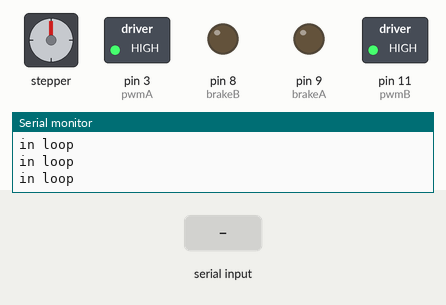
This sketch was run on a simulated Arduino Uno, built with avr-gcc and run on an emulated ATmega328P. Shown: stepper motor, switched loads named in the sketch (green lamp = pin HIGH), output pins drawn as LEDs (lit = HIGH), the last lines printed to the serial monitor. Inputs (shaded band) come from the test bench. Stepper angles assume 200 steps per turn.

Above: at 1.2 s.
1.3 s: byte 30 received over Serial
At 1.75 s:
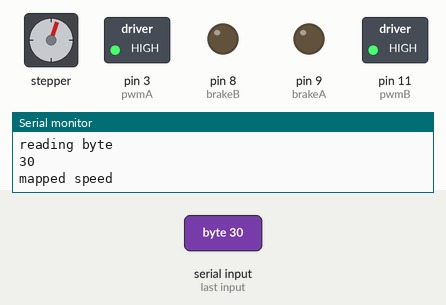
At 2.36 s:
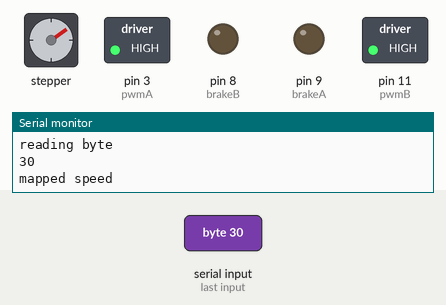
7.3 s: byte 90 received over Serial
At 8.11 s:
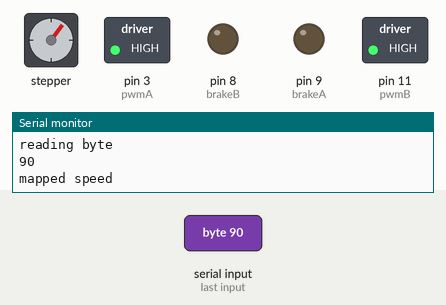
Timing chart, 0 to 14.9 s (numbered marks = the images above; inputs shaded):
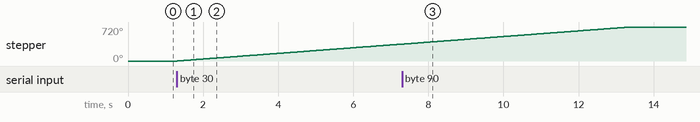

Measured:
- after the input at 1.3 s, stepper: keeps turning clockwise at about 60°/s, starting at once

The sketch:

main.ino
```cpp
#include "./Include/Motor.h"
#include "./Include/UI.h"
#include <Stepper.h>

int incomingByte = 0;


void setup() {
    Motor_InitPins();
    Serial.begin(9600);
    UI_StartMessage();
}

void loop(){
    //read in serial data
    Serial.println("in loop");
    if (Serial.available() > 0){
        Serial.println("reading byte");
        incomingByte = Serial.read();
        Serial.println(incomingByte);

        motor_speed = UI_MapMotorSpeed(incomingByte);
        Serial.println("mapped speed");
        Motor_move(motor_speed);
        Serial.println("end of control!");
    }
    delay(20);
}
```

Motor.h
```cpp
#ifndef MOTOR
#define MOTOR

#ifndef STEPPER
#define STEPPER
#include <Stepper.h>
#endif

// Give the motor control pins names:
#define pwmA 3
#define pwmB 11
#define brakeA 9
#define brakeB 8
#define dirA 12
#define dirB 13

const int stepsPerRevolution = 200;
bool run_stepper = false;
int motor_speed = 0;


void Motor_InitPins();
void Motor_move(int);

#endif
```

UI.h
```cpp
#ifndef UI
#define UI

void UI_StartMessage();
int UI_MapMotorSpeed(int);

#endif
```

Motor.cpp
```cpp
#include <Stepper.h>
#include "./Include/Motor.h"


Stepper myStepper = Stepper(stepsPerRevolution, dirA, dirB);

void Motor_InitPins(){
  // Set the PWM and brake pins so that the direction pins can be used to control the motor:
  pinMode(pwmA, OUTPUT);
  pinMode(pwmB, OUTPUT);
  pinMode(brakeA, OUTPUT);
  pinMode(brakeB, OUTPUT);
  digitalWrite(pwmA, HIGH);
  digitalWrite(pwmB, HIGH);
  digitalWrite(brakeA, LOW);

  digitalWrite(brakeB, LOW);

}

void Motor_move(int direction_speed){
    myStepper.setSpeed(10);
    myStepper.step(200);
}
```

UI.cpp
```cpp
#include "./Include/UI.h"
#include <HardwareSerial.h>

void UI_StartMessage(){
    Serial.println("Welcome to the program");
}

int UI_MapMotorSpeed(int SerialInput){
    if (SerialInput == 56)
        return (60);
    else
        return (0);
}
```
